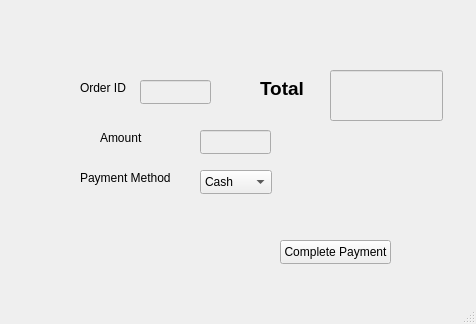
<?xml version="1.0" encoding="UTF-8"?>
<ui version="4.0">
 <class>MainWindow</class>
 <widget class="QMainWindow" name="MainWindow">
  <property name="geometry">
   <rect>
    <x>0</x>
    <y>0</y>
    <width>476</width>
    <height>324</height>
   </rect>
  </property>
  <property name="windowTitle">
   <string>MainWindow</string>
  </property>
  <widget class="QWidget" name="centralwidget">
   <widget class="QLabel" name="label">
    <property name="geometry">
     <rect>
      <x>80</x>
      <y>170</y>
      <width>101</width>
      <height>16</height>
     </rect>
    </property>
    <property name="text">
     <string>Payment Method</string>
    </property>
   </widget>
   <widget class="QLabel" name="label_9">
    <property name="geometry">
     <rect>
      <x>100</x>
      <y>130</y>
      <width>71</width>
      <height>16</height>
     </rect>
    </property>
    <property name="text">
     <string>Amount</string>
    </property>
   </widget>
   <widget class="QPushButton" name="pushButton">
    <property name="geometry">
     <rect>
      <x>280</x>
      <y>240</y>
      <width>111</width>
      <height>24</height>
     </rect>
    </property>
    <property name="text">
     <string>Complete Payment</string>
    </property>
   </widget>
   <widget class="QLineEdit" name="lineEdit_7">
    <property name="enabled">
     <bool>false</bool>
    </property>
    <property name="geometry">
     <rect>
      <x>330</x>
      <y>70</y>
      <width>113</width>
      <height>51</height>
     </rect>
    </property>
   </widget>
   <widget class="QLineEdit" name="lineEdit_8">
    <property name="enabled">
     <bool>false</bool>
    </property>
    <property name="geometry">
     <rect>
      <x>200</x>
      <y>130</y>
      <width>71</width>
      <height>24</height>
     </rect>
    </property>
   </widget>
   <widget class="QLineEdit" name="lineEdit_6">
    <property name="enabled">
     <bool>false</bool>
    </property>
    <property name="geometry">
     <rect>
      <x>140</x>
      <y>80</y>
      <width>71</width>
      <height>24</height>
     </rect>
    </property>
   </widget>
   <widget class="QComboBox" name="comboBox">
    <property name="geometry">
     <rect>
      <x>200</x>
      <y>170</y>
      <width>72</width>
      <height>24</height>
     </rect>
    </property>
    <item>
     <property name="text">
      <string>Cash</string>
     </property>
    </item>
    <item>
     <property name="text">
      <string>Credit</string>
     </property>
    </item>
    <item>
     <property name="text">
      <string>Bank Transfer</string>
     </property>
    </item>
   </widget>
   <widget class="QLabel" name="label_7">
    <property name="geometry">
     <rect>
      <x>80</x>
      <y>80</y>
      <width>71</width>
      <height>16</height>
     </rect>
    </property>
    <property name="text">
     <string>Order ID</string>
    </property>
   </widget>
   <widget class="QLabel" name="label_8">
    <property name="geometry">
     <rect>
      <x>260</x>
      <y>80</y>
      <width>71</width>
      <height>16</height>
     </rect>
    </property>
    <property name="font">
     <font>
      <pointsize>14</pointsize>
      <bold>true</bold>
     </font>
    </property>
    <property name="text">
     <string>Total</string>
    </property>
   </widget>
  </widget>
  <widget class="QMenuBar" name="menubar">
   <property name="geometry">
    <rect>
     <x>0</x>
     <y>0</y>
     <width>476</width>
     <height>21</height>
    </rect>
   </property>
  </widget>
  <widget class="QStatusBar" name="statusbar"/>
 </widget>
 <resources/>
 <connections/>
</ui>
